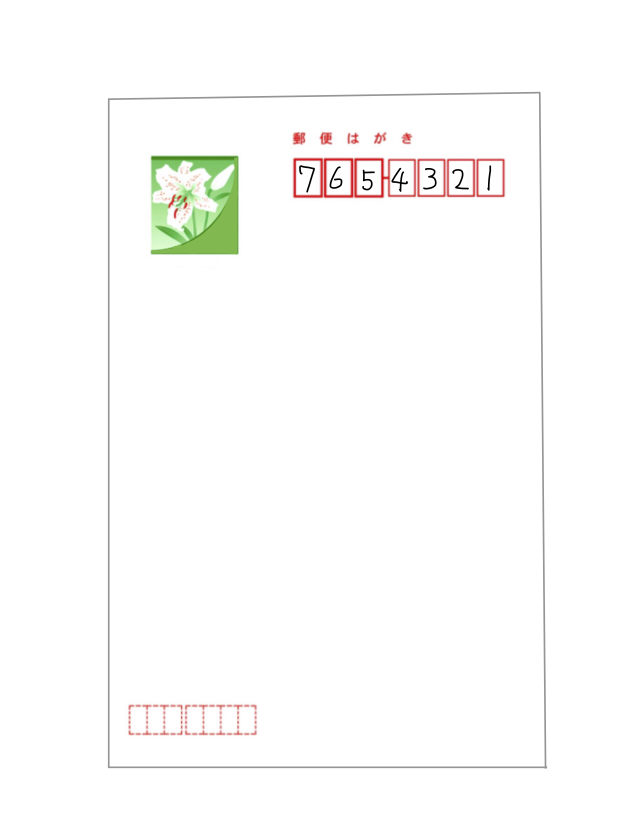
#> input picture Chapter3/letter01.png, 1275 x 1673 px (shown at 1/2 size)
$ jupyter execute --allow-errors detect_predict_zip.ipynb
#> lines starting #> are read from the running program, lines starting #| are printed output that depends on the picture; after the words box and inside, x2 and y2 are one past the last pixel; in counts of white or black regions, pixels touching at a corner belong together
[cell 1]
import cv2
import matplotlib.pyplot as plt

# ハガキ画像から郵便番号領域を抽出する関数
def detect_zipno(fname):
    # 画像を読み込む
#> called with fname = 'letter01.png'
    img = cv2.imread(fname)
#> img is the input picture: shape (1673, 1275, 3); mean B, G, R 251.2, 252.2, 252.4
    # 画像のサイズを求める
    h, w = img.shape[:2]
#> h = 1673; w = 1275
    # ハガキ画像の右上のみ抽出する --- (*1)
    img = img[0:h//2, w//3:]
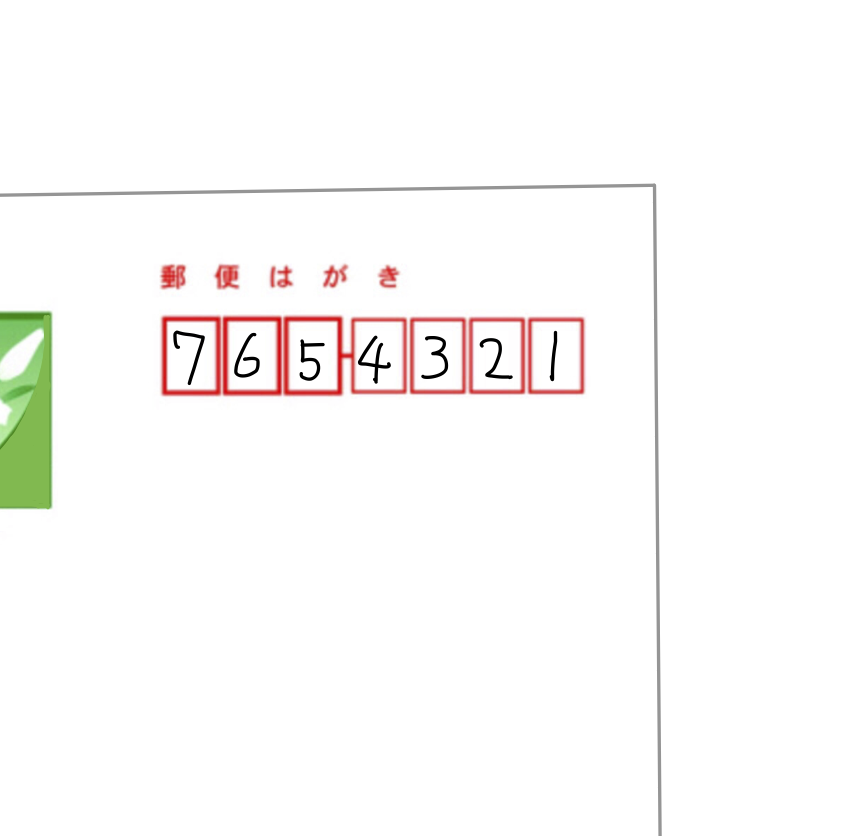
#> img: shape (836, 850, 3); mean B, G, R 248.8, 250, 251.3

    # 画像を二値化 --- (*2)
    gray = cv2.cvtColor(img, cv2.COLOR_BGR2GRAY)
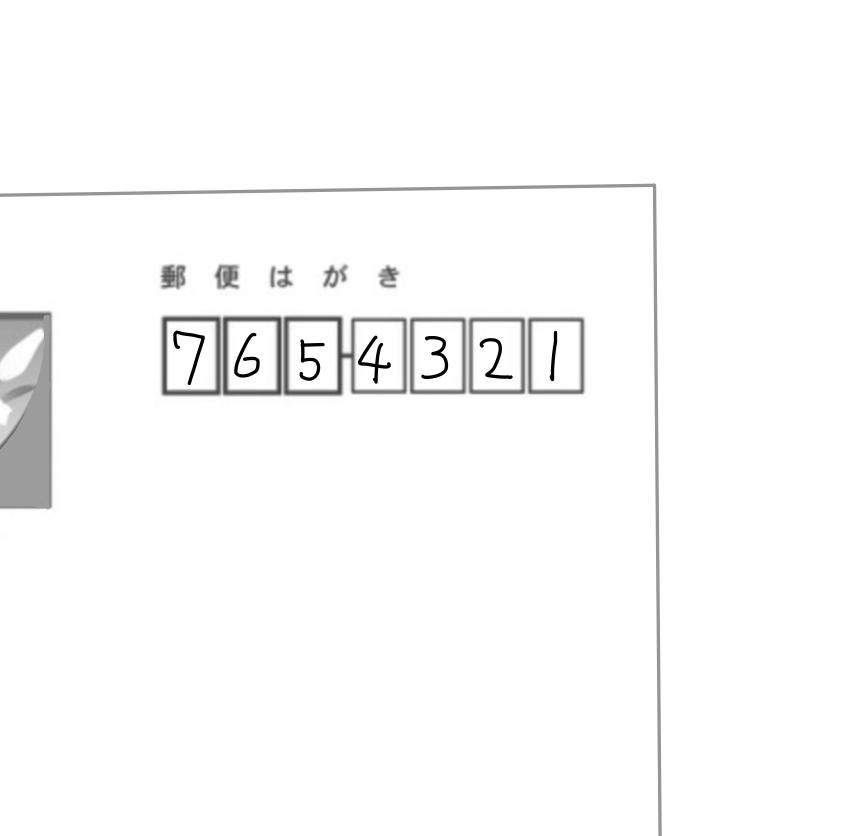
#> gray: shape (836, 850); min 0, max 255, mean 250.3
    gray = cv2.GaussianBlur(gray, (3, 3), 0)
    im2 = cv2.threshold(gray, 140, 255, cv2.THRESH_BINARY_INV)[1]
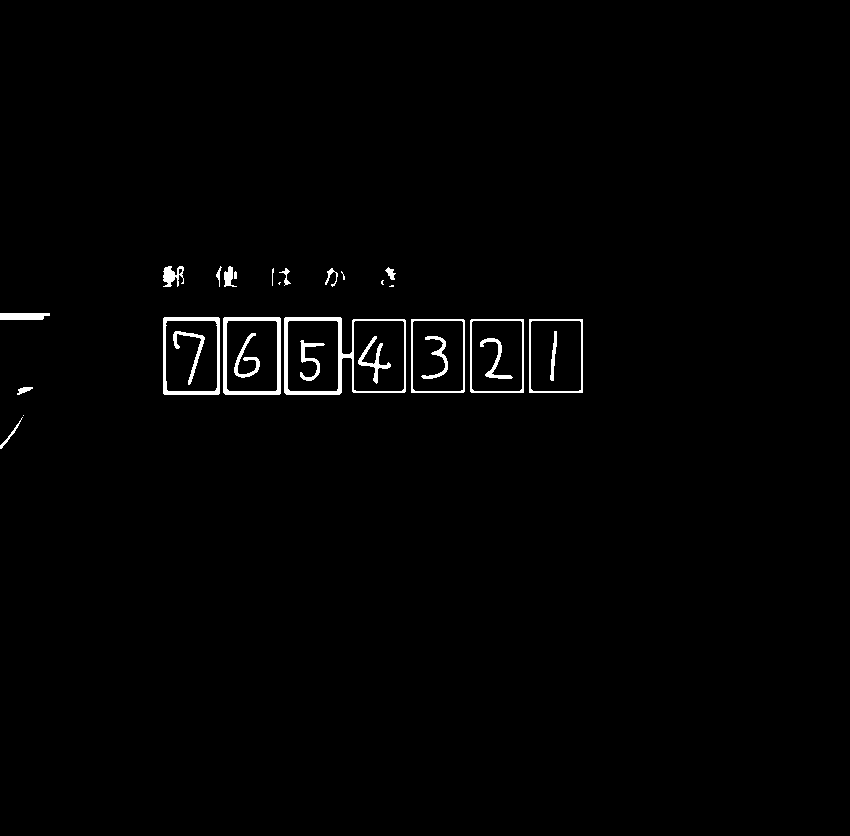
#> im2: shape (836, 850); 1.2% white; 29 white regions (5 under 20 px)

    # 輪郭を抽出 --- (*3)
    cnts = cv2.findContours(im2,
        cv2.RETR_LIST,
        cv2.CHAIN_APPROX_SIMPLE)[0]
#> cnts = 37 contours, 8 with area under 20; largest, box (x1, y1, x2, y2) and area: (284, 317, 406, 395) 8294, (223, 317, 281, 395) 4386, (163, 317, 220, 395) 4310, (529, 319, 583, 393) 3869, (470, 319, 524, 393) 3868

    # 抽出した輪郭を単純なリストに変換--- (*4)
    result = []
    for pt in cnts:
        x, y, w, h = cv2.boundingRect(pt)
        # 大きすぎる小さすぎる領域を除去 --- (*5)
        if not(50 < w < 70): continue
        result.append([x, y, w, h])
#> this loop made 37 passes
#> (x, y, w, h) on passes 1 to 12: (0, 417, 23, 32), (23, 415, 1, 1), (17, 387, 16, 8), (300, 340, 25, 41), (480, 338, 33, 41), (421, 336, 27, 43), (358, 336, 33, 48), (234, 333, 26, 45), (550, 331, 7, 50), (173, 331, 32, 54), (530, 320, 52, 72), (471, 320, 52, 72)
#> (pt, x, y, w, h) on pass 18: ([[529, 319], [529, 392], [582, 392], [582, 319]], 529, 319, 54, 74)
#> after the loop, result = [[530, 320, 52, 72], [471, 320, 52, 72], [412, 320, 52, 72], [353, 320, 52, 72], [287, 320, 52, 72], [226, 320, 52, 72], [165, 320, 53, 72], [529, 319, 54, 74], [470, 319, 54, 74], [411, 319, 54, 74], [223, 317, 58, 78], [163, 317, 57, 78]]
    # 抽出した輪郭が左側から並ぶようソート --- (*6)
    result = sorted(result, key=lambda x: x[0])
#> result = [[163, 317, 57, 78], [165, 320, 53, 72], [223, 317, 58, 78], [226, 320, 52, 72], [287, 320, 52, 72], [353, 320, 52, 72], [411, 319, 54, 74], [412, 320, 52, 72], [470, 319, 54, 74], [471, 320, 52, 72], [529, 319, 54, 74], [530, 320, 52, 72]]
    # 抽出した輪郭が近すぎるものを除去 --- (*7)
    result2 = []
    lastx = -100
    for x, y, w, h in result:
        if (x - lastx) < 10: continue
        result2.append([x, y, w, h])
        lastx = x
#> this loop made 12 passes
#> (x, y, w, h, lastx) on passes 1, 3, 5, 6, 7, 9, 11: (163, 317, 57, 78, 163), (223, 317, 58, 78, 223), (287, 320, 52, 72, 287), (353, 320, 52, 72, 353), (411, 319, 54, 74, 411), (470, 319, 54, 74, 470), (529, 319, 54, 74, 529)
#> after the loop, result2 = [[163, 317, 57, 78], [223, 317, 58, 78], [287, 320, 52, 72], [353, 320, 52, 72], [411, 319, 54, 74], [470, 319, 54, 74], [529, 319, 54, 74]]
    # 緑色の枠を描画 --- (*8)
    for x, y, w, h in result2:
        cv2.rectangle(img, (x, y), (x+w, y+h), (0, 255, 0), 3)
#> this loop made 7 passes
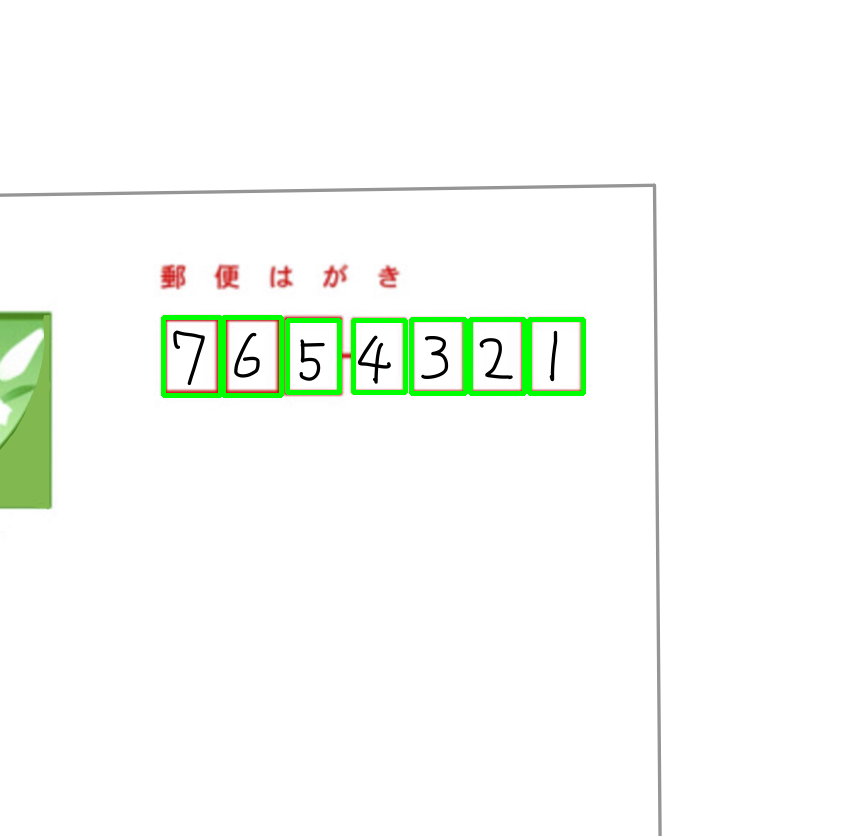
#> img: shape (836, 850, 3); 1.24% of pixels changed, all inside (x1, y1, x2, y2) = (161, 315, 586, 398)
    return result2, img

if __name__ == '__main__':
    # ハガキ画像を指定して領域を抽出
    cnts, img = detect_zipno("letter01.png")
#> cnts has the same summary as result2 in detect_zipno

    # 画面に抽出結果を描画
    plt.imshow(cv2.cvtColor(img, cv2.COLOR_BGR2RGB))
    plt.savefig("detect-zip.png", dpi=200)
#> (reads Chapter3/digits.pkl from the repository)
    plt.show()
